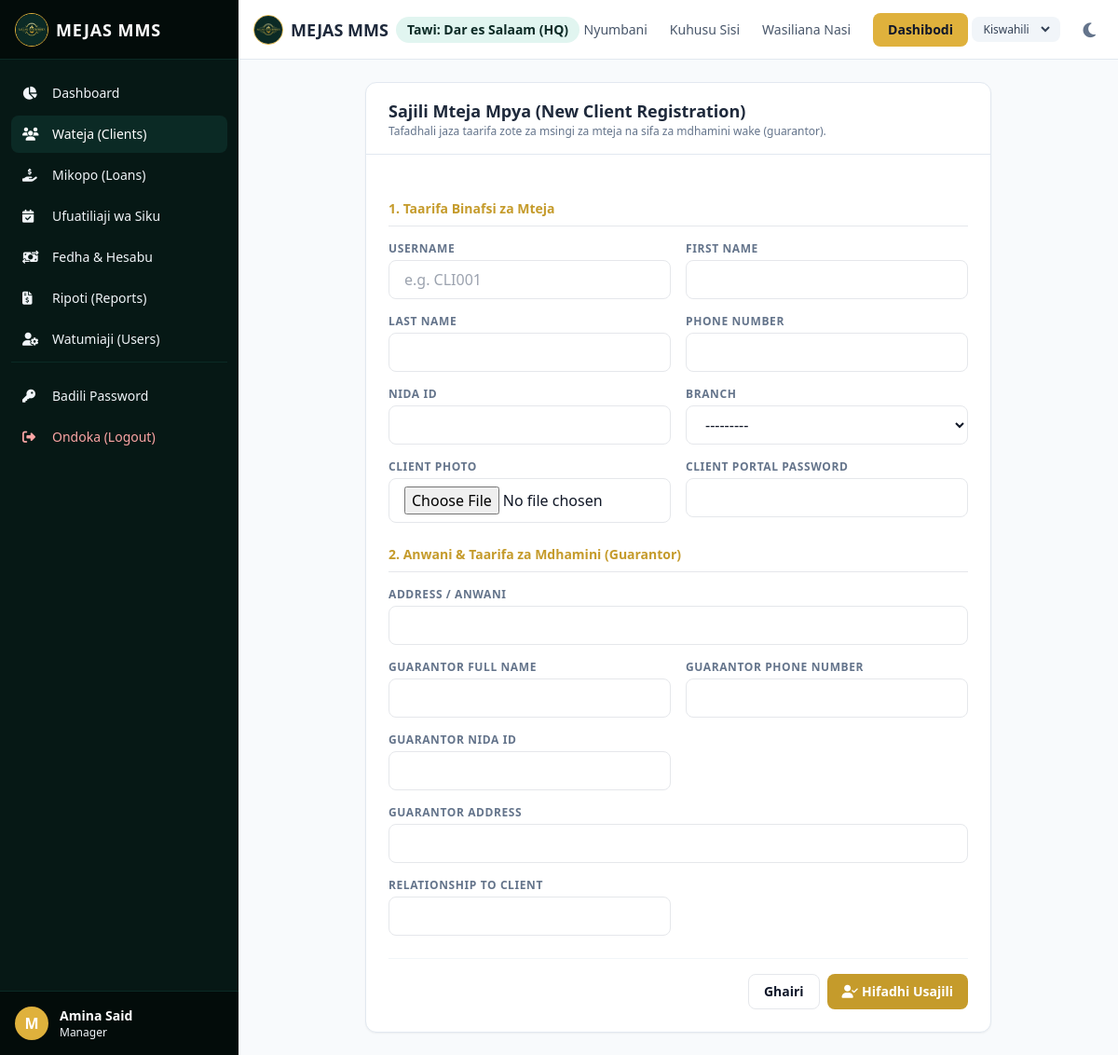
/sw/clients/new/ (signed in), run on the app's committed database.
### mms_app/models.py (models this page shows, shortened)
class User(AbstractUser):
    class Role(models.TextChoices):
        CEO = "CEO", _("CEO / Admin")
        ADMIN = "ADMIN", _("Administrator")
        MANAGER = "MANAGER", _("Manager")
        CASHIER = "CASHIER", _("Cashier (Mhazini)")
        OFFICER = "OFFICER", _("Loan Officer")
        CLIENT = "CLIENT", _("Mteja (Client)")
    role = models.CharField(
        _("User Role"),
        max_length=20,
        choices=Role.choices,
        default=Role.CLIENT,
    )
    branch = models.ForeignKey(
        Branch,
        on_delete=models.SET_NULL,
        null=True,
        blank=True,
        related_name="users",
        verbose_name=_("Branch"),
    )
    phone = models.CharField(_("Phone Number"), max_length=20, blank=True, null=True)
    nida = models.CharField(_("NIDA ID Number"), max_length=20, blank=True, null=True)
    photo = models.ImageField(_("Photo"), upload_to="user_photos/", blank=True, null=True)
    class Meta:
        verbose_name = _("User")
        verbose_name_plural = _("Users")

class Branch(models.Model):
    name = models.CharField(_("Branch Name"), max_length=100)
    location = models.CharField(_("Location"), max_length=150, blank=True, null=True)
    created_at = models.DateTimeField(auto_now_add=True)
    def __str__(self):
        return self.name
    class Meta:
        verbose_name = _("Branch")
        verbose_name_plural = _("Branches")

### mms_app/views.py (the view)
# urls.py: path("clients/new/", views.client_register_view, name="client_register"),
@login_required
def client_register_view(request):
    if request.user.role not in [User.Role.CEO, User.Role.ADMIN, User.Role.MANAGER, User.Role.OFFICER]:
        raise Http404(_("Ruhusa imekataliwa."))
    if request.method == "POST":
        user_form = ClientRegistrationForm(request.POST, request.FILES)
        profile_form = ClientProfileForm(request.POST)
        if user_form.is_valid() and profile_form.is_valid():
            client_user = user_form.save()
            profile = profile_form.save(commit=False)
            profile.user = client_user
            profile.save()
            log_activity(request.user, "CLIENT_REGISTRATION", f"Registered new client: {client_user.get_full_name()} (Client No: {client_user.username})", request)
            messages.success(request, _("Mteja mpya amesajiliwa kwa mafanikio!"))
            return redirect("client_list")
        else:
            messages.error(request, _("Tafadhali rekebisha makosa kwenye fomu."))
    else:
        user_form = ClientRegistrationForm()
        profile_form = ClientProfileForm()
    return render(request, "clients/client_register.html", {
        "user_form": user_form,
        "profile_form": profile_form
    })

### templates/clients/client_register.html (shortened to what this page needs)
{% extends 'base.html' %}
{% load i18n %}
{% block content %}
<div class="max-w-2xl mx-auto bg-white dark:bg-slate-800 rounded-xl border border-slate-200 dark:border-slate-700 shadow-sm overflow-hidden">
    <div class="px-6 py-4 border-b border-slate-200 dark:border-slate-700">
        <h3 class="font-bold text-lg text-slate-800 dark:text-white">{% translate "Sajili Mteja Mpya (New Client Registration)" %}</h3>
        <p class="text-xs text-slate-500">{% translate "Tafadhali jaza taarifa zote za msingi za mteja na sifa za mdhamini wake (guarantor)." %}</p>
    </div>
    <form method="post" enctype="multipart/form-data" class="p-6 space-y-6">
        <div class="space-y-4">
            <h4 class="font-bold text-sm text-brand-600 border-b pb-2">{% translate "1. Taarifa Binafsi za Mteja" %}</h4>
            <div class="grid grid-cols-1 md:grid-cols-2 gap-4">
                {% for field in user_form %}
                <div>
                    <label for="{{ field.id_for_label }}" class="block text-xs font-semibold text-slate-500 uppercase tracking-wider mb-1">
                        {{ field.label }}
                    </label>
                    {{ field }}
                </div>
                {% endfor %}
            </div>
        </div>
        <div class="space-y-4">
            <h4 class="font-bold text-sm text-brand-600 border-b pb-2">{% translate "2. Anwani & Taarifa za Mdhamini (Guarantor)" %}</h4>
            <div class="grid grid-cols-1 md:grid-cols-2 gap-4">
                {% for field in profile_form %}
                <div class="{% if field.name == 'address' or field.name == 'guarantor_address' %}md:col-span-2{% endif %}">
                    <label for="{{ field.id_for_label }}" class="block text-xs font-semibold text-slate-500 uppercase tracking-wider mb-1">
                        {{ field.label }}
                    </label>
                    {{ field }}
                </div>
                {% endfor %}
            </div>
        </div>
        <div class="pt-4 flex justify-end gap-2 border-t border-slate-100 dark:border-slate-700">
            <a href="{% url 'client_list' %}" class="px-4 py-2 border rounded-lg text-sm font-semibold hover:bg-slate-100 dark:hover:bg-slate-750 transition">
                {% translate "Ghairi" %}
            </a>
            <button type="submit" class="px-4 py-2 bg-brand-600 hover:bg-brand-700 text-white font-bold rounded-lg text-sm transition">
                <i class="fa-solid fa-user-check mr-1"></i>{% translate "Hifadhi Usajili" %}
            </button>
        </div>
    </form>
</div>
{% endblock %}

### templates/base.html (shortened to what this page needs)
{% load i18n static %}
<!DOCTYPE html>
<html lang="{{ LANGUAGE_CODE }}" class="h-full">
<head>
    <script src="https://cdn.tailwindcss.com"></script>
    <link rel="stylesheet" href="https://cdnjs.cloudflare.com/ajax/libs/font-awesome/6.4.0/css/all.min.css">
</head>
<body class="h-full bg-slate-50 text-slate-900 dark:bg-slate-900 dark:text-slate-100 transition-colors duration-200 flex flex-col">
    <div class="flex h-screen overflow-hidden">
        {% if user.is_authenticated %}
        <aside id="sidebar" class="no-print hidden md:flex flex-col w-64 bg-brand-900 text-slate-100 dark:bg-slate-950 flex-shrink-0 z-20">
            <div class="h-16 flex items-center justify-between px-4 bg-brand-950 border-b border-brand-800 dark:border-slate-800">
                <a href="{% url 'dashboard' %}" class="flex items-center gap-2">
                    <img src="{% static 'logo.png' %}" class="h-9 w-9 rounded-full object-cover border border-brand-500" alt="logo">
                    <span class="font-bold text-lg tracking-wider text-white">MEJAS MMS</span>
                </a>
            </div>
            <nav class="flex-1 px-3 py-4 space-y-1 overflow-y-auto">
                <a href="{% url 'dashboard' %}" class="flex items-center gap-3 px-3 py-2.5 rounded-lg text-sm font-medium hover:bg-brand-800 transition-colors ">
                    <i class="fa-solid fa-chart-pie w-5"></i>
                    <span>{% translate "Dashboard" %}</span>
                </a>
                {% if user.role != 'CLIENT' %}
                <a href="{% url 'client_list' %}" class="flex items-center gap-3 px-3 py-2.5 rounded-lg text-sm font-medium hover:bg-brand-800 transition-colors {% if 'client' in request.resolver_match.url_name %}bg-brand-800 text-white{% endif %}">
                    <i class="fa-solid fa-users w-5"></i>
                    <span>{% translate "Wateja (Clients)" %}</span>
                </a>
                {% endif %}
                <a href="{% url 'loan_list' %}" class="flex items-center gap-3 px-3 py-2.5 rounded-lg text-sm font-medium hover:bg-brand-800 transition-colors ">
                    <i class="fa-solid fa-hand-holding-dollar w-5"></i>
                    <span>{% translate "Mikopo (Loans)" %}</span>
                </a>
                {% if user.role != 'CLIENT' %}
                <a href="{% url 'daily_repayment_tracking' %}" class="flex items-center gap-3 px-3 py-2.5 rounded-lg text-sm font-medium hover:bg-brand-800 transition-colors ">
                    <i class="fa-solid fa-calendar-check w-5"></i>
                    <span>{% translate "Ufuatiliaji wa Siku" %}</span>
                </a>
                {% endif %}
                {% if user.role in 'CEO,MANAGER,CASHIER' %}
                <a href="{% url 'cash_flow_list' %}" class="flex items-center gap-3 px-3 py-2.5 rounded-lg text-sm font-medium hover:bg-brand-800 transition-colors ">
                    <i class="fa-solid fa-money-bill-transfer w-5"></i>
                    <span>{% translate "Fedha & Hesabu" %}</span>
                </a>
                {% endif %}
                {% if user.role in 'CEO,MANAGER' %}
                <a href="{% url 'reports_menu' %}" class="flex items-center gap-3 px-3 py-2.5 rounded-lg text-sm font-medium hover:bg-brand-800 transition-colors ">
                    <i class="fa-solid fa-file-invoice-dollar w-5"></i>
                    <span>{% translate "Ripoti (Reports)" %}</span>
                </a>
                <a href="{% url 'user_list' %}" class="flex items-center gap-3 px-3 py-2.5 rounded-lg text-sm font-medium hover:bg-brand-800 transition-colors ">
                    <i class="fa-solid fa-user-gear w-5"></i>
                    <span>{% translate "Watumiaji (Users)" %}</span>
                </a>
                {% endif %}
                <div class="pt-4 mt-4 border-t border-brand-800 dark:border-slate-800">
                    <a href="{% url 'password_change' %}" class="flex items-center gap-3 px-3 py-2.5 rounded-lg text-sm font-medium hover:bg-brand-800 transition-colors ">
                        <i class="fa-solid fa-key w-5"></i>
                        <span>{% translate "Badili Password" %}</span>
                    </a>
                    <a href="{% url 'logout' %}" class="flex items-center gap-3 px-3 py-2.5 rounded-lg text-sm font-medium text-red-300 hover:bg-red-950 transition-colors mt-1">
                        <i class="fa-solid fa-right-from-bracket w-5"></i>
                        <span>{% translate "Ondoka (Logout)" %}</span>
                    </a>
                </div>
            </nav>
            <div class="p-4 bg-brand-950 border-t border-brand-800 dark:border-slate-800 flex items-center gap-3">
                {% if user.photo %}
                    <img src="{{ user.photo.url }}" class="h-9 w-9 rounded-full object-cover border border-brand-500" alt="avatar">
                {% else %}
                    <div class="h-9 w-9 rounded-full bg-brand-500 flex items-center justify-center text-white font-bold">
                        {{ user.username|slice:":1"|upper }}
                    </div>
                {% endif %}
                <div class="truncate">
                    <p class="text-sm font-semibold text-white truncate">{{ user.get_full_name|default:user.username }}</p>
                    <p class="text-xs text-brand-300 truncate">{{ user.get_role_display }}</p>
                </div>
            </div>
        </aside>
        {% endif %}
        <div class="flex-1 flex flex-col overflow-hidden min-w-0">
            <header class="no-print h-16 bg-white dark:bg-slate-900 border-b border-slate-200 dark:border-slate-800 flex items-center justify-between px-4 z-10 flex-shrink-0">
                <div class="flex items-center gap-3">
                    <div class="flex items-center gap-2">
                        <a href="/" class="flex items-center gap-2">
                            <img src="{% static 'logo.png' %}" class="h-8 w-8 rounded-full object-cover border border-brand-500" alt="logo">
                            <h1 class="text-lg font-bold text-slate-800 dark:text-white">MEJAS MMS</h1>
                        </a>
                        {% if user.is_authenticated %}
                        <span class="hidden md:inline-block text-sm font-semibold bg-brand-100 text-brand-800 dark:bg-slate-800 dark:text-brand-200 px-3 py-1 rounded-full">
                            {% if user.branch %}Tawi: {{ user.branch.name }}{% else %}HQ / Makao Makuu{% endif %}
                        </span>
                        {% endif %}
                    </div>
                </div>
                <div class="hidden md:flex items-center gap-6 text-sm font-medium">
                    <a href="{% url 'home' %}" class="text-slate-600 hover:text-brand-500 dark:text-slate-300 dark:hover:text-brand-500 transition-colors">{% translate "Nyumbani" %}</a>
                    <a href="{% url 'about' %}" class="text-slate-600 hover:text-brand-500 dark:text-slate-300 dark:hover:text-brand-500 transition-colors">{% translate "Kuhusu Sisi" %}</a>
                    <a href="{% url 'contact' %}" class="text-slate-600 hover:text-brand-500 dark:text-slate-300 dark:hover:text-brand-500 transition-colors">{% translate "Wasiliana Nasi" %}</a>
                    {% if user.is_authenticated %}
                        <a href="{% url 'dashboard' %}" class="bg-brand-500 hover:bg-brand-600 text-slate-900 px-4 py-2 rounded-lg transition-colors font-semibold">{% translate "Dashibodi" %}</a>
                    {% else %}
                        <a href="{% url 'login' %}" class="bg-brand-500 hover:bg-brand-600 text-slate-900 px-4 py-2 rounded-lg transition-colors font-semibold">{% translate "Ingia" %}</a>
                    {% endif %}
                </div>
                <div class="flex items-center gap-4">
                    <form action="/i18n/setlang/" method="post" class="inline-flex items-center bg-slate-100 dark:bg-slate-800 rounded-lg px-2 py-1 text-xs">
                        <select name="language" onchange="this.form.submit()" class="bg-transparent text-slate-700 dark:text-slate-200 border-none outline-none focus:ring-0 font-medium">
                            {% get_current_language as CURRENT_LANG %}
                            {% get_available_languages as ALL_LANGS %}
                            {% for lang in ALL_LANGS %}
                                <option value="{{ lang.0 }}" {% if lang.0 == CURRENT_LANG %}selected{% endif %}>
                                    {{ lang.1 }}
                                </option>
                            {% endfor %}
                        </select>
                    </form>
                    <button id="theme-toggle" type="button" class="text-slate-500 dark:text-slate-400 hover:bg-slate-100 dark:hover:bg-slate-800 focus:outline-none focus:ring-4 focus:ring-slate-200 dark:focus:ring-slate-700 rounded-lg text-sm p-2">
                        <i id="theme-toggle-dark-icon" class="hidden fa-solid fa-moon text-lg"></i>
                    </button>
                </div>
            </header>
            <main class="flex-1 overflow-y-auto p-4 md:p-6 bg-slate-50 dark:bg-slate-900 print-full">
                {% block content %}{% endblock %}
            </main>
        </div>
    </div>
</body>
</html>

### data on the page
User: username "M", get_full_name "Amina Said", role "Manager", branch.name "Dar es Salaam (HQ)"

### other printed values
{{ field.label }} "USERNAME" "FIRST NAME" "LAST NAME" "PHONE NUMBER" "NIDA ID" "BRANCH" "CLIENT PHOTO" "CLIENT PORTAL PASSWORD"
{{ field.label }} "ADDRESS / ANWANI" "GUARANTOR FULL NAME" "GUARANTOR PHONE NUMBER" "GUARANTOR NIDA ID" "GUARANTOR ADDRESS" "RELATIONSHIP TO CLIENT"
form field language "Kiswahili"
